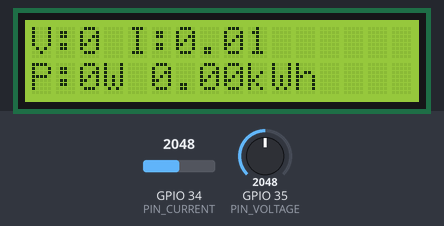
The sketch below on a simulated ESP32. On the bench: 16×2 character LCD. The test bench sets the inputs (shaded band); at power-on: GPIO 34 (PIN_CURRENT) = 2048, GPIO 35 (PIN_VOLTAGE) = 2048 (analog values on the 0–4095 scale). WiFi joins after 1.5 s; servers stay silent unless stated; no MQTT or app messages arrive unless stated; what the sketch prints to the serial monitor is not drawn.

Above: at 3.0 s.
3.1 s: GPIO 34 (PIN_CURRENT) set to 1960
At 5.4 s:
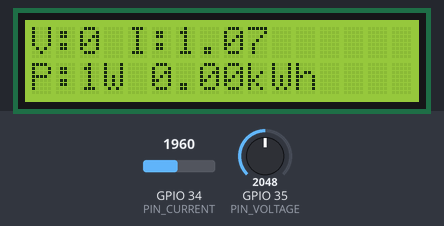
5.7 s: GPIO 35 (PIN_VOLTAGE) set to 1960
At 7.4 s:
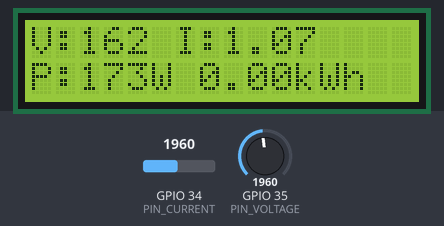
7.7 s: GPIO 34 (PIN_CURRENT) set to 2040
At 9.4 s:
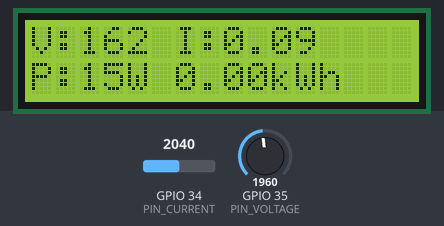
9.7 s: GPIO 35 (PIN_VOLTAGE) set to 2040
At 10.6 s:
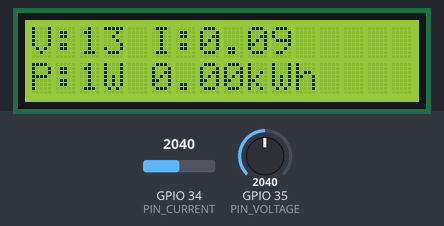
13.2 s: GPIO 34 (PIN_CURRENT) set to 2047
At 14.9 s:
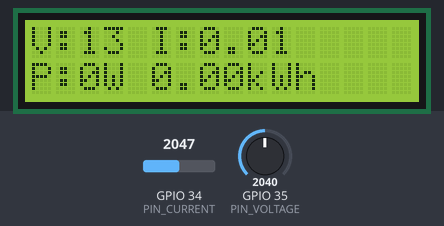
Timing chart, 0 to 16.4 s (numbered marks = the images above; inputs shaded):
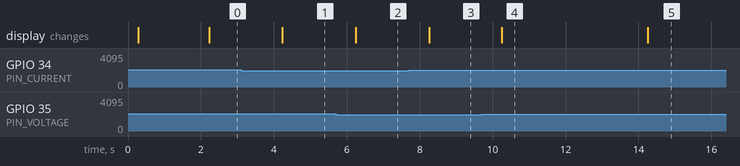

Measured:
- after the input at 3.1 s, the display: changes after 1.1 s (image 1)
- after the input at 5.7 s, the display: changes after 0.55 s (image 2)
- after the input at 7.7 s, the display: changes after 0.56 s (image 3)
- after the input at 9.7 s, the display: changes after 0.55 s (image 4)
- after the input at 13.2 s, the display: changes after 1.0 s (image 5)

The sketch:

smart_iot_energy_meter.ino
```cpp
/* SmartWatt_single_ACS_MQTT + LCD I2C Integrated
   ESP32 reads:
    - ACS712 analog => pin 34
    - ZMPT101B analog => pin 35
   Publishes JSON to MQTT
   Displays Voltage/Current/Power/Energy on 16x2 LCD (I2C)
*/

#include <Wire.h>
#include <WiFi.h>
#include <PubSubClient.h>
#include <ArduinoJson.h>
#include <LiquidCrystal_I2C.h>

const char* WIFI_SSID = "Shyanawad 5G";
const char* WIFI_PASS = "Stgoud@73";

// 🔹 UPDATED: use your laptop IP as MQTT broker
const char* MQTT_BROKER = "192.168.29.156";
const uint16_t MQTT_PORT = 1883;
const char* DEVICE_ID = "esp32-smartwatt-001";

const int PIN_CURRENT = 34;
const int PIN_VOLTAGE = 35;

// LCD I2C pins
#define I2C_SDA 21
#define I2C_SCL 22
LiquidCrystal_I2C lcd(0x27, 16, 2);  // change 0x27 to 0x3F if your LCD uses that

// sampling
const unsigned long PUBLISH_INTERVAL_MS = 2000;
const int SAMPLE_COUNT = 300;
const int SAMPLE_DELAY_US = 200;

float ACS_SENSITIVITY = 0.066;
float VOLTAGE_DIVIDER_SCALE = 230.0 / 0.1;
const float VREF_MID = 1.65;

const float STEP_THRESHOLD_W = 30.0;
const int STEP_SUSTAIN_MS = 1500;

String TOPIC_READINGS;
String TOPIC_EVENTS;
String TOPIC_CMD;

WiFiClient espClient;
PubSubClient mqtt(espClient);

unsigned long lastPublish = 0;
unsigned long lastEnergyMillis = 0;
double energyWh_total = 0.0;
float powerThreshold = 2000.0;

float lastPublishedPower = 0.0;
unsigned long stepCandidateStart = 0;
float stepCandidateDelta = 0;

void mqttCallback(char* topic, byte* payload, unsigned int length) {
  String s;
  for (unsigned int i = 0; i < length; i++) s += (char)payload[i];

  StaticJsonDocument<200> doc;
  DeserializationError err = deserializeJson(doc, s);
  if (!err) {
    if (doc["cmd"] == "setThreshold") {
      powerThreshold = doc["threshold"];
      Serial.printf("Threshold updated: %.1f W\n", powerThreshold);
    }
  } else {
    Serial.print("MQTT JSON parse error: ");
    Serial.println(err.c_str());
  }
}

void connectWiFi() {
  WiFi.begin(WIFI_SSID, WIFI_PASS);
  Serial.print("WiFi connecting...");
  while (WiFi.status() != WL_CONNECTED) {
    delay(300);
    Serial.print(".");
  }
  Serial.println("\nWiFi connected!");
  Serial.println(WiFi.localIP());
}

void connectMQTT() {
  mqtt.setServer(MQTT_BROKER, MQTT_PORT);
  mqtt.setCallback(mqttCallback);
  while (!mqtt.connected()) {
    Serial.print("MQTT connecting...");
    if (mqtt.connect(DEVICE_ID)) {
      Serial.println("connected");
      TOPIC_READINGS = "smartwatt/readings/" + String(DEVICE_ID);
      TOPIC_EVENTS   = "smartwatt/events/" + String(DEVICE_ID);
      TOPIC_CMD      = "smartwatt/cmd/" + String(DEVICE_ID);
      mqtt.subscribe(TOPIC_CMD.c_str());
    } else {
      Serial.print(" failed, rc=");
      Serial.println(mqtt.state());
      delay(2000);
    }
  }
}

float readADCAvg(int pin, int n, int usDelay) {
  long sum = 0;
  for (int i = 0; i < n; i++) {
    sum += analogRead(pin);
    delayMicroseconds(usDelay);
  }
  return sum / (float)n;
}

void publishEvent(float deltaW, String direction) {
  StaticJsonDocument<256> doc;
  doc["device_id"] = DEVICE_ID;
  doc["ts_ms"] = millis();
  doc["deltaW"] = deltaW;
  doc["direction"] = direction;
  doc["power_now"] = lastPublishedPower;

  char buf[256];
  serializeJson(doc, buf);
  mqtt.publish(TOPIC_EVENTS.c_str(), buf);
  Serial.println(buf);
}

void setup() {
  Serial.begin(115200);
  delay(200);

  // LCD init
  Wire.begin(I2C_SDA, I2C_SCL);
  lcd.init();
  lcd.backlight();
  lcd.clear();
  lcd.setCursor(0, 0);
  lcd.print("SmartWatt");
  lcd.setCursor(0, 1);
  lcd.print("Booting...");

  analogReadResolution(12);
  connectWiFi();
  connectMQTT();

  lastEnergyMillis = millis();
}

void loop() {
  if (WiFi.status() != WL_CONNECTED) connectWiFi();
  if (!mqtt.connected()) connectMQTT();
  mqtt.loop();

  unsigned long now = millis();
  if (now - lastPublish >= PUBLISH_INTERVAL_MS) {
    lastPublish = now;

    float avgADC_I = readADCAvg(PIN_CURRENT, SAMPLE_COUNT, SAMPLE_DELAY_US);
    float avgADC_V = readADCAvg(PIN_VOLTAGE, SAMPLE_COUNT, SAMPLE_DELAY_US);

    float voltsPerCount = 3.3f / 4095.0f;
    float vI = avgADC_I * voltsPerCount;
    float vV = avgADC_V * voltsPerCount;

    float iSignalV = vI - VREF_MID;
    float vSignalV = vV - VREF_MID;

    float Irms = fabs(iSignalV) / ACS_SENSITIVITY;
    float Vrms = fabs(vSignalV) * VOLTAGE_DIVIDER_SCALE;
    float powerW = Irms * Vrms;

    unsigned long dt = now - lastEnergyMillis;
    energyWh_total += powerW * ((double)dt / 3600000.0);
    lastEnergyMillis = now;
    lastPublishedPower = powerW;

    // ===== LCD UPDATE =====
    lcd.clear();
    lcd.setCursor(0, 0);
    lcd.print("V:");
    lcd.print((int)Vrms);
    lcd.print(" I:");
    lcd.print(Irms, 2);

    lcd.setCursor(0, 1);
    lcd.print("P:");
    lcd.print(powerW, 0);
    lcd.print("W ");

    lcd.print(energyWh_total / 1000.0, 2);
    lcd.print("kWh");
    // ======================

    StaticJsonDocument<512> doc;
    doc["device_id"] = DEVICE_ID;
    doc["ts_ms"] = now;
    doc["voltage_V"] = Vrms;
    doc["current_A"] = Irms;
    doc["power_W"] = powerW;
    doc["energyWh_total"] = energyWh_total;
    doc["threshold_W"] = powerThreshold;

    char out[512];
    serializeJson(doc, out);
    mqtt.publish(TOPIC_READINGS.c_str(), out);
    Serial.println(out);

    static float prevPower = 0.0;
    float diff = powerW - prevPower;
    if (fabs(diff) >= STEP_THRESHOLD_W) {
      if (stepCandidateStart == 0) {
        stepCandidateStart = now;
        stepCandidateDelta = diff;
      } else if (now - stepCandidateStart >= STEP_SUSTAIN_MS) {
        publishEvent(stepCandidateDelta, stepCandidateDelta > 0 ? "ON" : "OFF");
        stepCandidateStart = 0;
      }
    } else {
      stepCandidateStart = 0;
    }
    prevPower = powerW;
  }

  delay(10);
}
```
